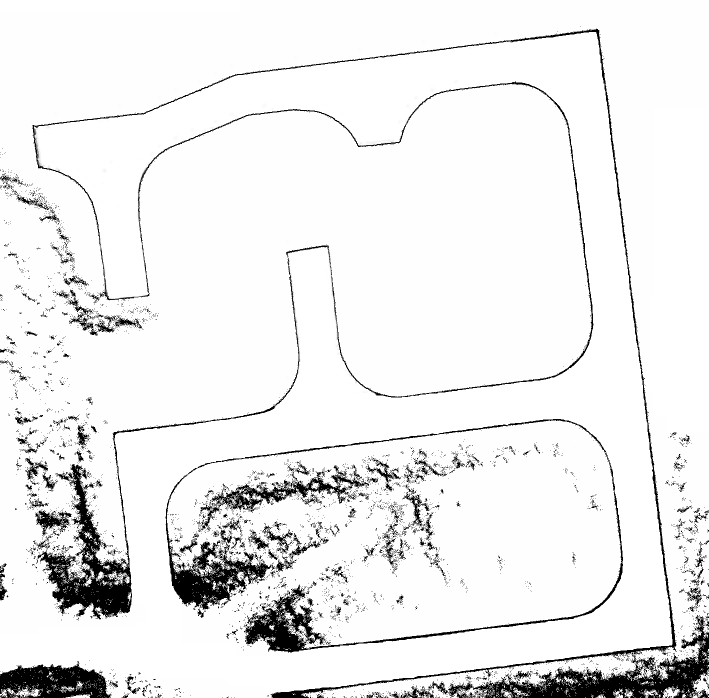
#> input picture img_process/ROAD/origin/0.png, 1417 x 1396 px, found by its file name (shown at 1/2 size)
$ python clear_process.py
#> lines starting #> are read from the running program, lines starting #| are printed output that depends on the picture; after the words box and inside, x2 and y2 are one past the last pixel; in counts of white or black regions, pixels touching at a corner belong together
# 目标：提取边缘 -> 初步连接与填充 -> 高级骨架端点连接 -> 最终闭合填充 -> 最终结果：道路黑色，背景白色

import cv2
import numpy as np
from skimage.morphology import skeletonize
import os

def _remove_small_components(binary_img: np.ndarray, min_area: int = 50) -> np.ndarray:
    """移除面积小于 min_area 的连通域噪声点。"""
    num_labels, labels, stats, _ = cv2.connectedComponentsWithStats(binary_img, connectivity=8)
    filtered = np.zeros_like(binary_img)
    for label in range(1, num_labels):
        if stats[label, cv2.CC_STAT_AREA] >= min_area:
            filtered[labels == label] = 255
    return filtered

def connect_endpoints_on_skeleton(binary_img, max_gap_px=150):
    """
    寻找单像素宽线条的端点并连接。
    输入：黑底白线（1像素宽）
    输出：缺口已补齐的黑底白线
    """
    # 骨架化以获得精确端点
    skeleton = skeletonize(binary_img > 0).astype(np.uint8) * 255

    # 端点检测 (命中或击中变换 kernel)
    kernel = np.array([[1, 1, 1], [1, 10, 1], [1, 1, 1]], dtype=np.uint8)

    neighbor_counts = cv2.filter2D(skeleton, -1, kernel)
    endpoints = np.argwhere(neighbor_counts == 11) # 11表示中心点(10) + 1个邻居(1)

    # 简单的贪心连接算法
    connected_skeleton = skeleton.copy()
    used = set()
    for i in range(len(endpoints)):
        if i in used: continue
        p1 = endpoints[i]

        best_dist = max_gap_px
        best_idx = -1

        for j in range(i + 1, len(endpoints)):
            if j in used: continue
            p2 = endpoints[j]
            # 计算距离
            dist = np.sqrt(np.sum((p1 - p2)**2))
            if dist < best_dist:
                best_dist = dist
                best_idx = j

        if best_idx != -1:
            # 连接缺口 (注意 OpenCV 坐标系是 (x,y), 而 numpy 是 (row,col))
            cv2.line(connected_skeleton, (p1[1], p1[0]), (endpoints[best_idx][1], endpoints[best_idx][0]), 255, 2)
            used.add(i)
            used.add(best_idx)

    return connected_skeleton

def process_road_image(
    input_path: str,
    output_path: str,
    low_thresh: int = 40,
    high_thresh: int = 120,
    phase1_min_area: int = 500,
    phase1_morph_kernel: int = 11,
    phase2_min_area: int = 30,
    max_gap: int = 50000
):
#> called with low_thresh = 40, high_thresh = 120, phase1_min_area = 500, phase1_morph_kernel = 11, phase2_min_area = 30, max_gap = 50000
    if not os.path.exists(input_path):
        raise FileNotFoundError(f"无法读取图片: {input_path}")

    # ==========================================
    # 第一阶段：基础边缘提取与初步填充
    # ==========================================
    img = cv2.imread(input_path)
#> img is the input picture: shape (1396, 1417, 3); min 0, max 255, mean 236.3
    gray = cv2.cvtColor(img, cv2.COLOR_BGR2GRAY)
    blur = cv2.GaussianBlur(gray, (7, 7), 0)

    # Canny 边缘提取（得到：白线黑底）
    edges = cv2.Canny(blur, low_thresh, high_thresh)
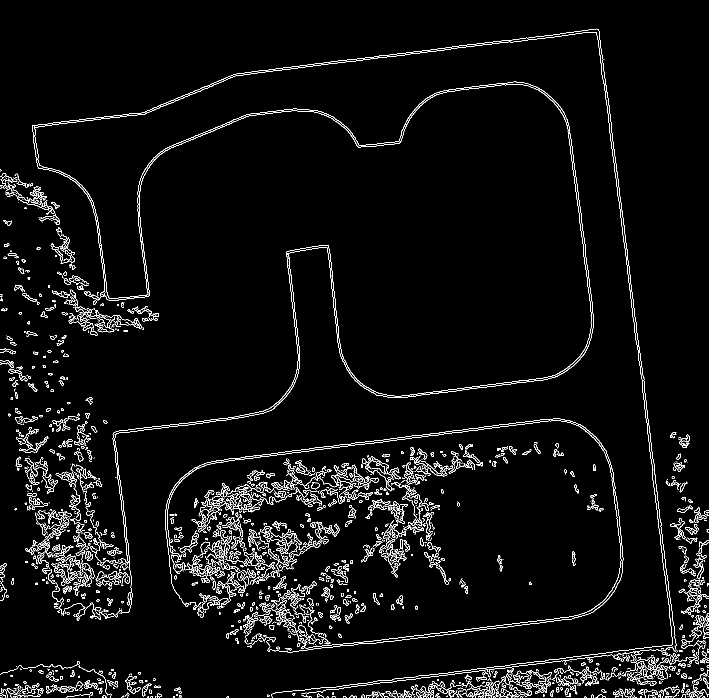
#> edges: shape (1396, 1417) (shown at 1/2 size); 3.8% white in thin lines or dots

    # 过滤细小噪声
    edges_clean = _remove_small_components(edges, min_area=phase1_min_area)
#> in _remove_small_components, `num_labels, labels, stats, _ = cv2.connectedComponentsWithStats(binary..`:
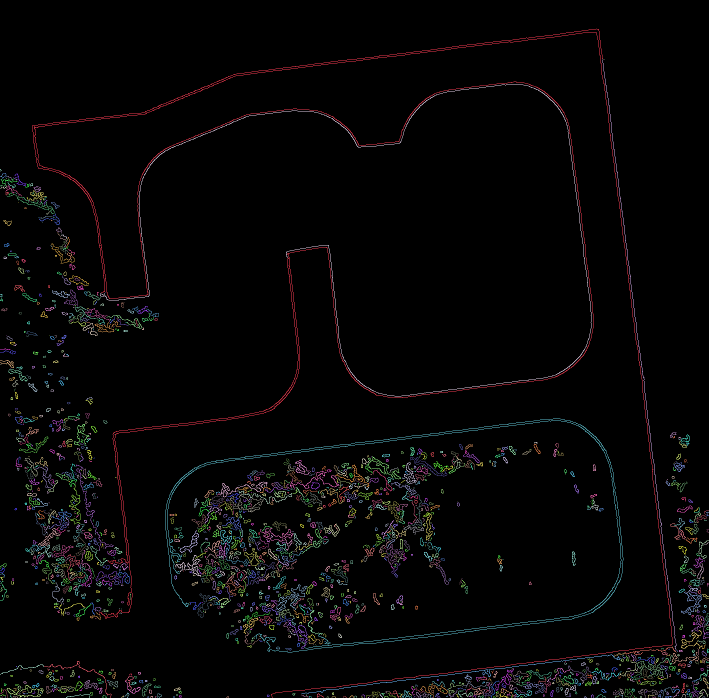
#> labels: shape (1396, 1417) int32 (shown at 1/2 size); 2269 distinct labels, from 0 to 2268; one colour per label, 0 black
#> in _remove_small_components, `num_labels, labels, stats, _ = cv2.connectedComponentsWithStats(binary..`: num_labels = 2269; stats = 2269 rows, first 6: [0, 0, 1417, 1396, 1903727], [64, 57, 1281, 1339, 10490], [1205, 119, 148, 1182, 1211], [1207, 119, 2, 1, 2], [200, 168, 983, 625, 2913], [0, 338, 3, 5, 7]
#> after the loop in _remove_small_components, `for label in range(1, num_labels):`: filtered: shape (1396, 1417); 1% white in thin lines or dots, all inside (x1, y1, x2, y2) = (64, 57, 1353, 1396)

    # 形态学闭运算：连接相近的线条
    kernel_p1 = cv2.getStructuringElement(cv2.MORPH_RECT, (phase1_morph_kernel, phase1_morph_kernel))
    closed_p1 = cv2.morphologyEx(edges_clean, cv2.MORPH_CLOSE, kernel_p1)
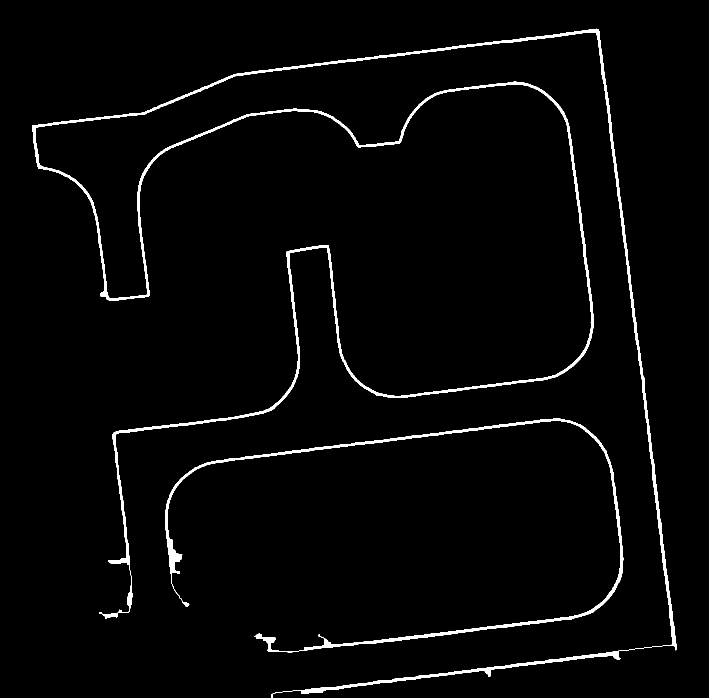
#> closed_p1: shape (1396, 1417) (shown at 1/2 size); 2.4% white; 2 white regions

    # 寻找轮廓并填充在黑色背景上
    contours_p1, _ = cv2.findContours(closed_p1, cv2.RETR_EXTERNAL, cv2.CHAIN_APPROX_SIMPLE)
#> contours_p1 = 2 contours; box (x1, y1, x2, y2) and area: (64, 57, 1353, 1396) 28830, (330, 837, 1247, 1305) 9590
    road_mask_white_p1 = np.zeros_like(closed_p1)
    cv2.drawContours(road_mask_white_p1, contours_p1, -1, 255, thickness=cv2.FILLED)

    # ==========================================
    # 第二阶段：高级端点连接与最终闭合
    # ==========================================
    # 清理掉可能存在的微小颗粒噪点
    mask_wob_clean = _remove_small_components(road_mask_white_p1, min_area=phase2_min_area)
#> call 2 of _remove_small_components, with min_area = 30
#> in _remove_small_components (call 2), `num_labels, labels, stats, _ = cv2.connectedComponentsWithStats(binary..`:
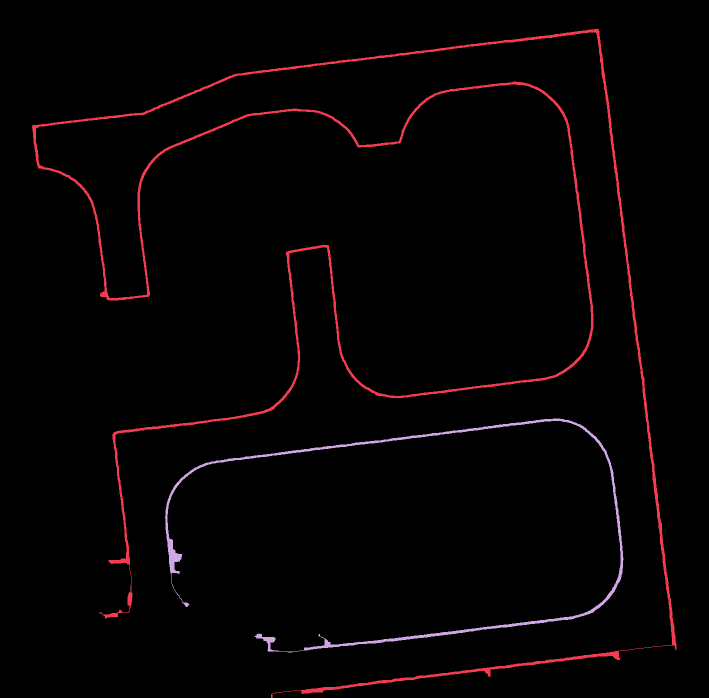
#> labels: shape (1396, 1417) int32 (shown at 1/2 size); 3 distinct labels, from 0 to 2; one colour per label, 0 black
#> in _remove_small_components (call 2), `num_labels, labels, stats, _ = cv2.connectedComponentsWithStats(binary..`: num_labels = 3; stats = [[0, 0, 1417, 1396, 1930320], [64, 57, 1289, 1339, 36019], [330, 837, 917, 468, 11793]]

    # 形态学闭合预处理：连接极近的缝隙，加粗线条
    pre_close_kernel = np.ones((7, 7), np.uint8)
    pre_closed = cv2.morphologyEx(mask_wob_clean, cv2.MORPH_CLOSE, pre_close_kernel)

    # 端点连接逻辑：解决路口的断口
    connected_lines = connect_endpoints_on_skeleton(pre_closed, max_gap_px=max_gap)
#> in connect_endpoints_on_skeleton, `skeleton = skeletonize(binary_img > 0).astype(np.uint8) * 255`: skeleton: shape (1396, 1417); 0.47% white in thin lines or dots, all inside (x1, y1, x2, y2) = (68, 61, 1352, 1394)
#> in connect_endpoints_on_skeleton, `neighbor_counts = cv2.filter2D(skeleton, -1, kernel)`:
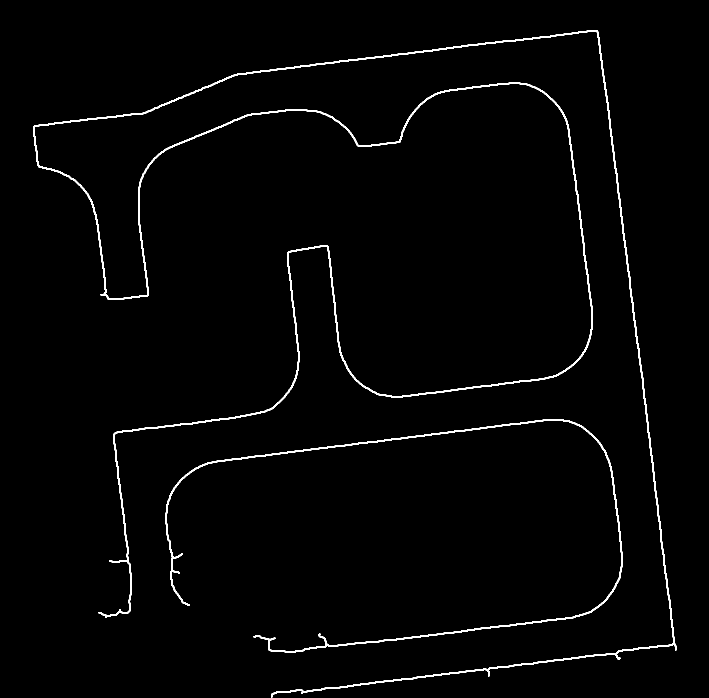
#> neighbor_counts: shape (1396, 1417) (shown at 1/2 size); 1.6% white; 2 white regions, box (x1, y1, x2, y2) and area: (67, 60, 1353, 1395) 24374, (331, 838, 1245, 1305) 7549
#> in connect_endpoints_on_skeleton, `endpoints = np.argwhere(neighbor_counts == 11)`: endpoints = empty array
#> after the loop in connect_endpoints_on_skeleton, `for i in range(len(endpoints)):`: used = 0 items

    # 形态学增强：确保连接线完全封闭，没有气孔
    kernel_p2 = np.ones((5, 5), np.uint8)
    mask_dilated = cv2.dilate(connected_lines, kernel_p2, iterations=1)
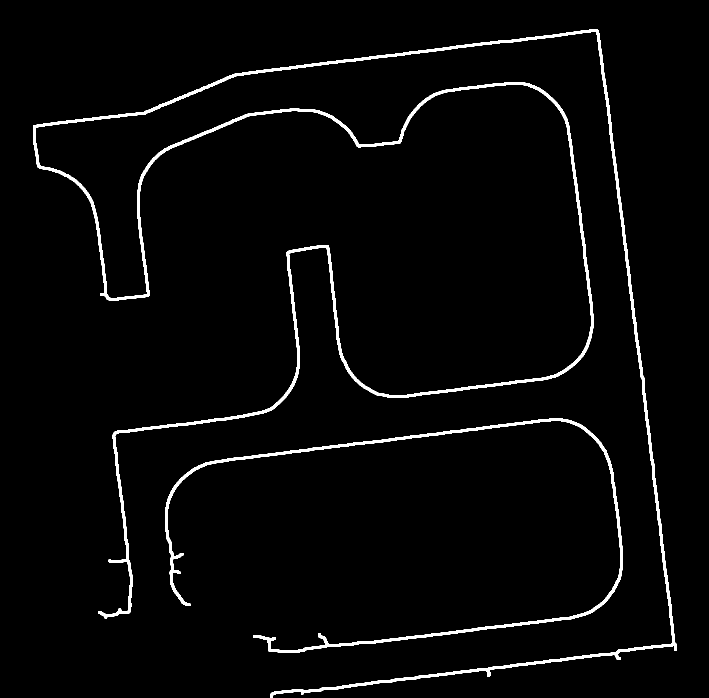
#> mask_dilated: shape (1396, 1417) (shown at 1/2 size); 2.8% white; 2 white regions

    # 重新寻找外部轮廓并填充
    contours_p2, _ = cv2.findContours(mask_dilated, cv2.RETR_EXTERNAL, cv2.CHAIN_APPROX_SIMPLE)
#> contours_p2 = 2 contours; box (x1, y1, x2, y2) and area: (66, 59, 1354, 1396) 34366, (330, 837, 1246, 1306) 10681
    final_road_mask_white = np.zeros_like(gray)
    cv2.drawContours(final_road_mask_white, contours_p2, -1, 255, thickness=cv2.FILLED)

    # 反相变回“道路黑，背景白”
    final_inverted_mask = cv2.bitwise_not(final_road_mask_white)
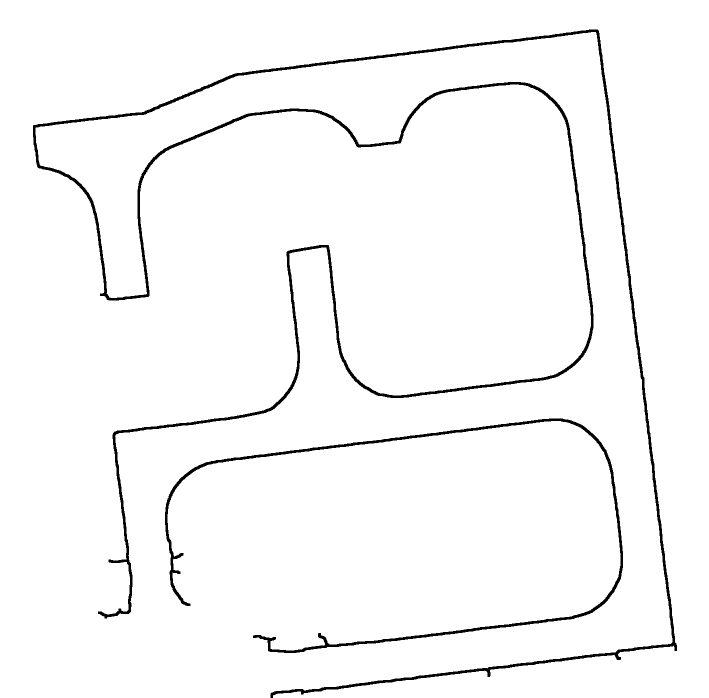
#> final_inverted_mask: shape (1396, 1417) (shown at 1/2 size); 97.2% white; 2 black regions, box (x1, y1, x2, y2) and area: (66, 59, 1354, 1396) 41554, (330, 837, 1246, 1306) 12892

    # 保存最终结果
    ok = cv2.imwrite(output_path, final_inverted_mask)
    if ok:
        print(f"合并处理完成，道路已成功闭合！\n结果保存至: {output_path}")
    else:
        print("保存失败，请检查路径。")

if __name__ == "__main__":
    # --- 请根据实际路径修改 ---
    input_img = "/home/yehuo/topological_map/img_process/ROAD/origin/0.png"
    output_img = "/home/yehuo/topological_map/img_process/ROAD/process/0_clear_process.png"

    # 运行整合后的流程
    process_road_image(input_img, output_img, max_gap=50000)
